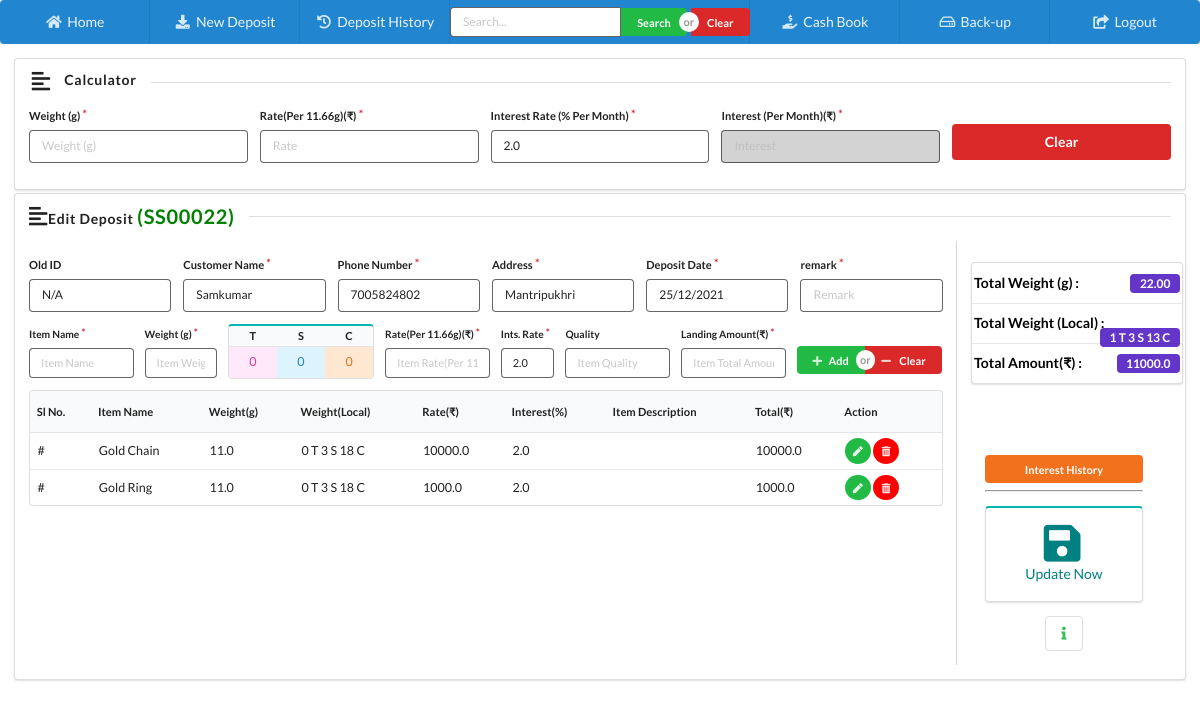
Screenshot of /edit_deposit/22/ (signed in) with the database file from the repository.
### home/models.py (models this page shows, shortened)
class Deposit(models.Model):
    depositSerialID = models.CharField(max_length=200, blank=True, null=True)
    oldID = models.CharField(max_length=200, blank=True, null=True)
    customerName = models.CharField(max_length=200, blank=True, null=True)
    phone = models.CharField(max_length=20, blank=True, null=True)
    address = models.TextField(blank=True, null=True)
    depositDate = models.DateField(blank=True, null=True)
    statusID = models.ForeignKey(Status, blank=True, null=True, on_delete=models.CASCADE)
    totalAmount = models.FloatField(default=0.0)
    totalAmountPaid = models.FloatField(default=0.0)
    totalInterestPaid = models.FloatField(default=0.0)
    clearanceDate = models.DateField(blank=True, null=True)
    totalWeight = models.CharField(max_length=200, blank=True, null=True)
    totalWeightL = models.CharField(max_length=200, blank=True, null=True)
    remark = models.TextField(blank=True, null=True)
    isDeleted = models.BooleanField(default=False)
    datetime = models.DateTimeField(auto_now_add=True, auto_now=False)
    lastUpdatedOn = models.DateTimeField(auto_now_add=False, auto_now=True)
    class Meta:
        verbose_name_plural = 'B) Deposit List'

class DepositItem(models.Model):
    depositID = models.ForeignKey(Deposit, blank=True, null=True, on_delete=models.CASCADE)
    itemName = models.CharField(max_length=300, blank=True, null=True)
    weight = models.FloatField(default=0.0)
    tola =  models.IntegerField(default=0)
    san =  models.IntegerField(default=0)
    chaning =  models.IntegerField(default=0)
    itemRatePerTenGram = models.FloatField(default=0.0)
    interestRate = models.FloatField(default=0.0)
    description = models.TextField(blank=True, null=True)
    itemAmount = models.FloatField(default=0.0)
    isWithdrawn = models.BooleanField(default=False)
    withdrawalDate = models.DateField(blank=True, null=True)
    interestPaid = models.FloatField(default=0.0)
    total = models.FloatField(default=0.0)
    month = models.FloatField(default=0.0)
    isDeleted = models.BooleanField(default=False)
    datetime = models.DateTimeField(auto_now_add=True, auto_now=False)
    lastUpdatedOn = models.DateTimeField(auto_now_add=False, auto_now=True)
    class Meta:
        verbose_name_plural = 'C) Deposit Item List'

### home/views.py (the view)
# urls.py: path('edit_deposit/<int:id>/', edit_deposit, name='edit_deposit'),
@is_activated()
def edit_deposit(request, id=None):
    if request.user.is_authenticated:
        instance = get_object_or_404(Deposit, pk = int(id))
        items = DepositItem.objects.filter(depositID_id = instance.pk)
        interests = Interest.objects.filter(depositID_id=instance.pk, isDeleted=False)
        context = {
            'instance': instance,
            'items': items,
            'interests': interests
        }
        return render(request, 'home/editDepost.html', context)
    else:
        return redirect('homeApp:loginPage')

### activation/views.py (called while the page is built)
def is_activated():
    def _is_activated(view_func):
        @wraps(view_func)
        def wrapper(request, *args, **kwargs):
            try:
                val = Validity.objects.last()
                if val.expiryDate < datetime.today().date():
                    return redirect('/activate/')
                return view_func(request, *args, **kwargs)
            except:
                return view_func(request, *args, **kwargs)
        return wrapper
    return _is_activated

### home/templates/home/editDepost.html (shortened to what this page needs)
{% extends 'home/index.html' %}
{% block body %}
    <div class="ui padded grid">
        <div class="sixteen wide column">
            <div class="ui segment">
                <div class="ui tiny form">
                    <h5 class="ui horizontal left aligned divider header">
                        <i class="left align icon"></i>
                        Calculator
                    </h5>
                    <div class="five fields">
                        <div class="field required">
                            <label>Weight (g)</label>
                            <input type="number" placeholder="Weight (g)" id="cWeight">
                        </div>
                        <div class="field required">
                            <label>Rate(Per 11.66g)(₹)</label>
                            <input type="number" placeholder="Rate" id="cRate">
                        </div>
                        <div class="field required">
                            <label>Interest Rate (% Per Month)</label>
                            <input type="number" placeholder="Interest Rate" value="2.0" id="cInterestRate">
                        </div>
                        <div class="field required">
                            <label>Interest (Per Month)(₹)</label>
                            <input type="number" placeholder="Interest" readonly style="background-color: lightgrey"
                                   id="cAmount">
                        </div>
                        <div class="field" style="padding-top: 1.3rem;">
                            <button class="ui fluid red button" onclick="clearCalculator()">Clear</button>
                        </div>
                    </div>
                </div>
            </div>
        </div>
        <div class="sixteen wide column">
            <div class="ui segment" style="min-height: 450px;">
                <h5 class="ui horizontal left aligned divider header">
                    <i class="left align icon"></i>
                    Edit Deposit <span style="color: green;font-weight: bold;font-size: 20px;">({{ instance.depositSerialID }})</span>
                </h5>
                <div class="ui internally celled  grid">
                    <div class="thirteen wide column" style="padding-left: 0">
                        <div class="ui tiny form" id="depositForm">
                            <div class="six fields">
                                <div class="field">
                                    <label>Old ID</label>
                                    <input type="text" placeholder="Old ID" id="oldID" value="{{ instance.oldID }}" >
                                </div>
                                <div class="field required">
                                    <label>Customer Name</label>
                                    <input type="text" placeholder="Customer Name" id="customerName" autocomplete="off" value="{{ instance.customerName }}">
                                </div>
                                <div class="field required">
                                    <label>Phone Number</label>
                                    <input type="number" placeholder="Phone Number" id="phoneNumber" value="{{ instance.phone }}">
                                </div>
                                <div class="field required">
                                    <label>Address</label>
                                    <input type="text" placeholder="Address" id="address" autocomplete="off" value="{{ instance.address }}">
                                </div>
                                <div class="field required" id="standard_calendar">
                                    <label>Deposit Date</label>
                                    <input type="text" name="DepositDate" placeholder="Deposit Date"
                                           autocomplete="off"
                                           id="date" value="{{ instance.depositDate }}">
                                </div>
                                <div class="field required">
                                    <label>remark</label>
                                    <input type="text" placeholder="Remark" id="remark" autocomplete="off" value="{{ instance.remark }}">
                                </div>
                            </div>
                        </div>
                        <div class="ui mini form">
                            <div class="eight fields">
                                <div class="field required">
                                    <label>Item Name</label>
                                    <input placeholder="Item Name" type="text" id="itemName">
                                </div>
                                <div class="field required" style="width: 9%">
                                    <label>Weight (g)</label>
                                    <input placeholder="Item Weight" type="number" id="itemWeight" onkeyup="ItemLocalConvert()">
                                </div>
                                <div class="field required" style="width: 17%">
                                    <table class="ui teal table" style="text-align: center">
                                        <thead>
                                        <tr>
                                            <th style="padding: 0">T</th>
                                            <th style="padding: 0">S</th>
                                            <th style="padding: 0">C</th>
                                        </tr>
                                        </thead>
                                        <tbody>
                                        <tr>
                                            <td onkeyup="calWeight()" class="pink" contenteditable="true" id="tola">0</td>
                                            <td onkeyup="calWeight()" class="blue" contenteditable="true" id="san">0</td>
                                            <td onkeyup="calWeight()" class="orange" contenteditable="true" id="chaning">0</td>
                                        </tr>
                                        </tbody>
                                    </table>
                                </div>
                                <div class="field required">
                                    <label>Rate(Per 11.66g)(₹)</label>
                                    <input placeholder="Item Rate(Per 11.66g)" type="number" id="itemRate">
                                </div>
                                <div class="field required" style="width: 7%">
                                    <label>Ints. Rate</label>
                                    <input placeholder="Interest Rate" value="2.0" type="number" id="itemInterestRate">
                                </div>
                                <div class="field">
                                    <label>Quality</label>
                                    <input placeholder="Item Quality" type="text" id="itemDescription"
                                    >
                                </div>
                                <div class="field required">
                                    <label>Landing Amount(₹)</label>
                                    <input placeholder="Item Total Amount" type="number" id="itemTotalAmount"
                                    >
                                </div>
                                <div class="field" style="    padding-top: 1.6rem;">
                                    <div class="ui mini buttons">
                                        <button class="ui positive button" id="addItemBtn" type="button"
                                                onclick="addSubItems()"><i class="plus icon"></i>Add
                                        </button>
                                        <button class="ui button red" type="button" onclick="ClearData()"><i
                                                class="minus icon"></i>
                                            Clear
                                        </button>
                                    </div>
                                </div>
                            </div>
                        </div>
                        <table class="ui very compact table " id="itemTable" style="font-size: 0.8em">
                            <thead>
                            <tr>
                                <th>Sl No.</th>
                                <th>Item Name</th>
                                <th>Weight(g)</th>
                                <th>Weight(Local)</th>
                                <th>Rate(₹)</th>
                                <th>Interest(%)</th>
                                <th>Item Description</th>
                                <th>Total(₹)</th>
                                <th>Action</th>
                            </tr>
                            </thead>
                            <tbody>
                            {% for item in items %}
                            <tr id ="{{ forloop.counter }}" ><td id ="row{{ forloop.counter }}">#</td> <td id ="itemName{{ forloop.counter }}">{{ item.itemName }}</td><td id ="itemWeight{{ forloop.counter }}">{{ item.weight }}</td><td id ="local{{ forloop.counter }}"><span id="tola{{ forloop.counter }}"> {{ item.tola }}</span> T <span id="san{{ forloop.counter }}"> {{ item.san }}</span> S<span id="chaning{{ forloop.counter }}"> {{ item.chaning }}</span> C</td><td id ="itemRate{{ forloop.counter }}">{{ item.itemRatePerTenGram }}</td><td id ="itemInterestRate{{ forloop.counter }}">{{ item.interestRate }}</td><td id ="itemDescription{{ forloop.counter }}">{{ item.description }}</td><td id ="itemTotalAmount{{ forloop.counter }}">{{ item.itemAmount }}</td><td><button style="font-size:10px;" onclick="GetItemDetail('{{ forloop.counter }}')" class="ui circular facebook icon button green"><i class="pen icon"></i></button><button style="font-size:10px;" onclick="delItem(' {{ forloop.counter }}')" class="ui circular youtube icon button"><i class="trash alternate icon"></i></button></td></tr>
                            {% endfor %}
                            </tbody>
                        </table>
                    </div>
                    <div class="three wide column">
                        <div class="ui vertical menu"
                             style="width: 99%;float: right;position: absolute;text-align: left;margin-bottom: 0; margin-top: 0.5em;">
                            <a class="teal item ">
                                <strong style="color: black;">Total Weight (g) :</strong>
                                <div class="ui violet label" id="totalWeight">{{ instance.totalWeight }}</div>
                            </a>
                            <a class="teal item ">
                                <strong style="color: black;">Total Weight (Local) :</strong>
                                <div class="ui violet label" id="totalWeightL"> {{ instance.totalWeightL }} </div>
                            </a>
                            <a class="teal item ">
                                <strong style="color: black;">Total Amount(₹) :</strong>
                                <div class="ui violet label" id="totalAmount">{{ instance.totalAmount }}</div>
                            </a>
                        </div>
                        <div class="ui center aligned basic segment"
                             style="margin-top: 200px;padding-top: 0;padding-bottom: 0;">
                            <button class="fluid ui mini orange button padded" onclick="openInterestHistory()"> Interest
                                History
                            </button>
                            <hr>
                            <div class="ui teal segment" style="padding:2rem">
                                <div class="ui one column very relaxed grid">
                                    <div class="column">
                                        <a onclick="salesSave()" style="cursor: pointer;color: teal">
                                            <i class="save icon" style="font-size: 3rem"></i>
                                            <p>Update Now</p>
                                        </a>
                                    </div>
                                </div>
                            </div>
                            <div class="ui small basic icon buttons">
  <button class="ui button " onclick="openInfo()"><i class="info icon green"></i></button>
</div>
                        </div>
                    </div>
                </div>
            </div>
        </div>
    </div>
{% endblock %}

### home/templates/home/editDepost.html (style rules this page uses)
.ui.vertical.menu .item { display: block; background: 0 0; border-top: none; border-right: none; padding-left: 2px; padding-right: 2px; }
.ui.grid > .column:not(.row) { padding-top: 0; padding-bottom: 0.2rem; }
.ui.table>tbody>tr>td, .ui.table>tr>td { padding: 0.4571429em 0.78571429em; text-align: inherit; }

### rows the page displays
Deposit: depositSerialID "SS00022", oldID "N/A", customerName "Samkumar", phone "7005824802", address "Mantripukhri", DepositDate "25/12/2021", totalWeight "22.00", totalWeightL "1 T 3 S 13 C", totalAmount "11000.0"
DepositItem: itemName "Gold Chain", weight "11.0", tola "0", san "3", chaning "18", itemRatePerTenGram "10000.0", interestRate "2.0", itemAmount "10000.0"
DepositItem: itemName "Gold Ring", weight "11.0", tola "0", san "3", chaning "18", itemRatePerTenGram "1000.0", interestRate "2.0", itemAmount "1000.0"
